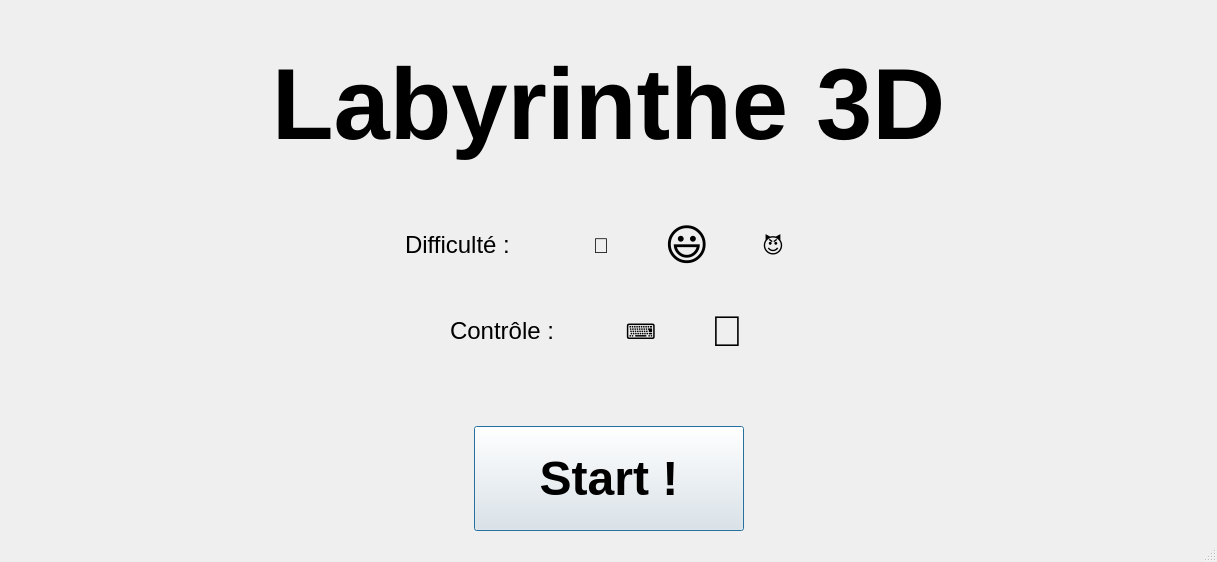
<?xml version="1.0" encoding="UTF-8"?>
<ui version="4.0">
 <class>MenuWindow</class>
 <widget class="QMainWindow" name="MenuWindow">
  <property name="geometry">
   <rect>
    <x>0</x>
    <y>0</y>
    <width>1217</width>
    <height>562</height>
   </rect>
  </property>
  <property name="windowTitle">
   <string>MainWindow</string>
  </property>
  <widget class="QWidget" name="centralwidget">
   <layout class="QVBoxLayout" name="verticalLayout">
    <item>
     <widget class="QLabel" name="label">
      <property name="minimumSize">
       <size>
        <width>0</width>
        <height>190</height>
       </size>
      </property>
      <property name="font">
       <font>
        <pointsize>76</pointsize>
        <weight>75</weight>
        <bold>true</bold>
        <underline>false</underline>
       </font>
      </property>
      <property name="text">
       <string>Labyrinthe 3D</string>
      </property>
      <property name="alignment">
       <set>Qt::AlignCenter</set>
      </property>
     </widget>
    </item>
    <item>
     <layout class="QHBoxLayout" name="horizontalLayout">
      <item>
       <spacer name="horizontalSpacer_2">
        <property name="orientation">
         <enum>Qt::Horizontal</enum>
        </property>
        <property name="sizeType">
         <enum>QSizePolicy::Expanding</enum>
        </property>
        <property name="sizeHint" stdset="0">
         <size>
          <width>40</width>
          <height>20</height>
         </size>
        </property>
       </spacer>
      </item>
      <item>
       <widget class="QLabel" name="label_3">
        <property name="minimumSize">
         <size>
          <width>150</width>
          <height>0</height>
         </size>
        </property>
        <property name="font">
         <font>
          <pointsize>18</pointsize>
         </font>
        </property>
        <property name="text">
         <string>Difficulté :</string>
        </property>
       </widget>
      </item>
      <item>
       <widget class="QPushButton" name="EasyBtn">
        <property name="minimumSize">
         <size>
          <width>0</width>
          <height>80</height>
         </size>
        </property>
        <property name="font">
         <font>
          <pointsize>16</pointsize>
         </font>
        </property>
        <property name="cursor">
         <cursorShape>PointingHandCursor</cursorShape>
        </property>
        <property name="text">
         <string>👶</string>
        </property>
        <property name="flat">
         <bool>true</bool>
        </property>
       </widget>
      </item>
      <item>
       <widget class="QPushButton" name="NormalBtn">
        <property name="minimumSize">
         <size>
          <width>0</width>
          <height>80</height>
         </size>
        </property>
        <property name="font">
         <font>
          <pointsize>32</pointsize>
         </font>
        </property>
        <property name="cursor">
         <cursorShape>PointingHandCursor</cursorShape>
        </property>
        <property name="text">
         <string>😃</string>
        </property>
        <property name="flat">
         <bool>true</bool>
        </property>
       </widget>
      </item>
      <item>
       <widget class="QPushButton" name="HardBtn">
        <property name="minimumSize">
         <size>
          <width>0</width>
          <height>80</height>
         </size>
        </property>
        <property name="font">
         <font>
          <pointsize>16</pointsize>
         </font>
        </property>
        <property name="cursor">
         <cursorShape>PointingHandCursor</cursorShape>
        </property>
        <property name="text">
         <string>😈</string>
        </property>
        <property name="flat">
         <bool>true</bool>
        </property>
       </widget>
      </item>
      <item>
       <spacer name="horizontalSpacer_3">
        <property name="orientation">
         <enum>Qt::Horizontal</enum>
        </property>
        <property name="sizeHint" stdset="0">
         <size>
          <width>40</width>
          <height>20</height>
         </size>
        </property>
       </spacer>
      </item>
     </layout>
    </item>
    <item>
     <layout class="QHBoxLayout" name="horizontalLayout_3">
      <item>
       <spacer name="horizontalSpacer_5">
        <property name="orientation">
         <enum>Qt::Horizontal</enum>
        </property>
        <property name="sizeHint" stdset="0">
         <size>
          <width>40</width>
          <height>20</height>
         </size>
        </property>
       </spacer>
      </item>
      <item>
       <widget class="QLabel" name="label_2">
        <property name="minimumSize">
         <size>
          <width>145</width>
          <height>0</height>
         </size>
        </property>
        <property name="font">
         <font>
          <pointsize>18</pointsize>
         </font>
        </property>
        <property name="text">
         <string>Contrôle :</string>
        </property>
       </widget>
      </item>
      <item>
       <widget class="QPushButton" name="KeyboardBtn">
        <property name="minimumSize">
         <size>
          <width>0</width>
          <height>80</height>
         </size>
        </property>
        <property name="font">
         <font>
          <pointsize>16</pointsize>
         </font>
        </property>
        <property name="text">
         <string>⌨</string>
        </property>
        <property name="flat">
         <bool>true</bool>
        </property>
       </widget>
      </item>
      <item>
       <widget class="QPushButton" name="CameraBtn">
        <property name="minimumSize">
         <size>
          <width>0</width>
          <height>80</height>
         </size>
        </property>
        <property name="font">
         <font>
          <pointsize>32</pointsize>
         </font>
        </property>
        <property name="text">
         <string>🎥</string>
        </property>
        <property name="flat">
         <bool>true</bool>
        </property>
       </widget>
      </item>
      <item>
       <spacer name="horizontalSpacer_6">
        <property name="orientation">
         <enum>Qt::Horizontal</enum>
        </property>
        <property name="sizeHint" stdset="0">
         <size>
          <width>40</width>
          <height>20</height>
         </size>
        </property>
       </spacer>
      </item>
     </layout>
    </item>
    <item>
     <spacer name="verticalSpacer">
      <property name="orientation">
       <enum>Qt::Vertical</enum>
      </property>
      <property name="sizeHint" stdset="0">
       <size>
        <width>20</width>
        <height>40</height>
       </size>
      </property>
     </spacer>
    </item>
    <item>
     <layout class="QHBoxLayout" name="horizontalLayout_2">
      <item>
       <spacer name="horizontalSpacer">
        <property name="orientation">
         <enum>Qt::Horizontal</enum>
        </property>
        <property name="sizeHint" stdset="0">
         <size>
          <width>40</width>
          <height>20</height>
         </size>
        </property>
       </spacer>
      </item>
      <item>
       <widget class="QPushButton" name="StartBtn">
        <property name="minimumSize">
         <size>
          <width>270</width>
          <height>105</height>
         </size>
        </property>
        <property name="font">
         <font>
          <pointsize>36</pointsize>
          <weight>75</weight>
          <bold>true</bold>
         </font>
        </property>
        <property name="cursor">
         <cursorShape>PointingHandCursor</cursorShape>
        </property>
        <property name="text">
         <string>Start !</string>
        </property>
        <property name="shortcut">
         <string>Return</string>
        </property>
        <property name="checkable">
         <bool>false</bool>
        </property>
        <property name="default">
         <bool>true</bool>
        </property>
       </widget>
      </item>
      <item>
       <spacer name="horizontalSpacer_4">
        <property name="orientation">
         <enum>Qt::Horizontal</enum>
        </property>
        <property name="sizeHint" stdset="0">
         <size>
          <width>40</width>
          <height>20</height>
         </size>
        </property>
       </spacer>
      </item>
     </layout>
    </item>
   </layout>
  </widget>
  <widget class="QStatusBar" name="statusbar"/>
 </widget>
 <tabstops>
  <tabstop>StartBtn</tabstop>
  <tabstop>EasyBtn</tabstop>
  <tabstop>NormalBtn</tabstop>
  <tabstop>HardBtn</tabstop>
 </tabstops>
 <resources/>
 <connections/>
</ui>
